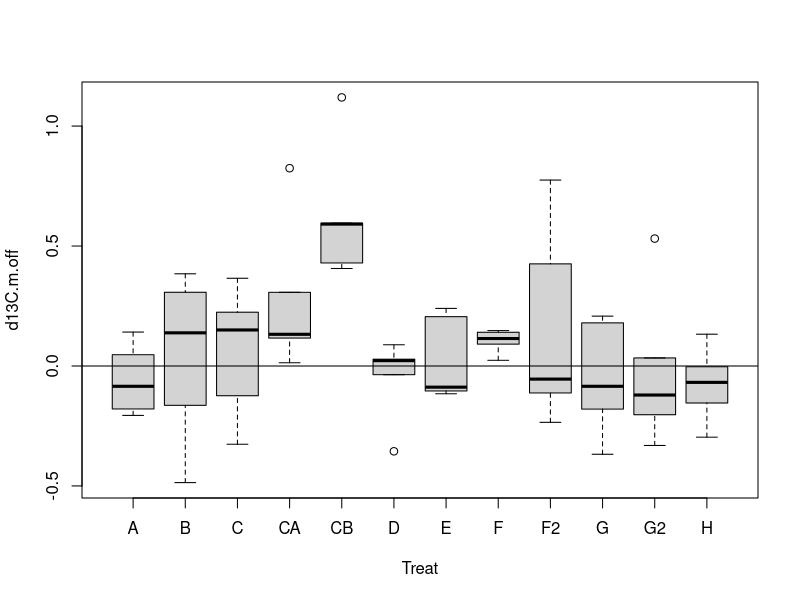
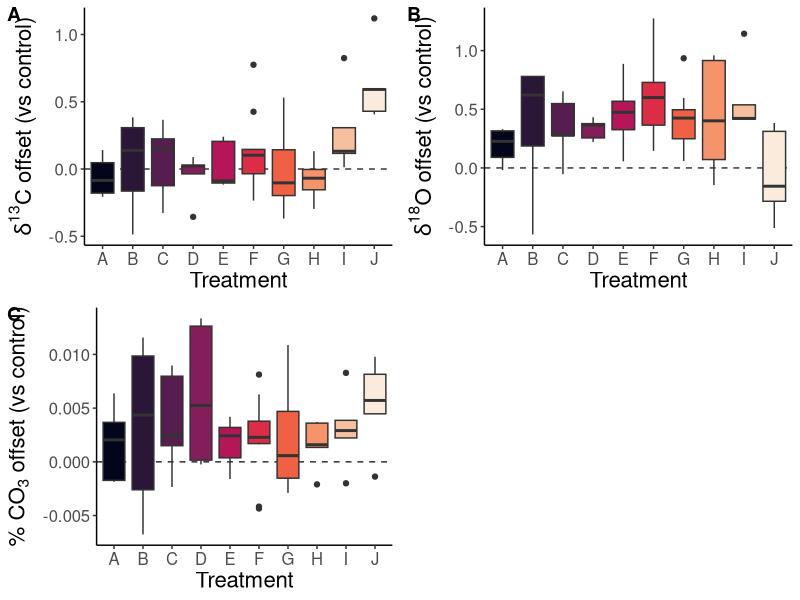
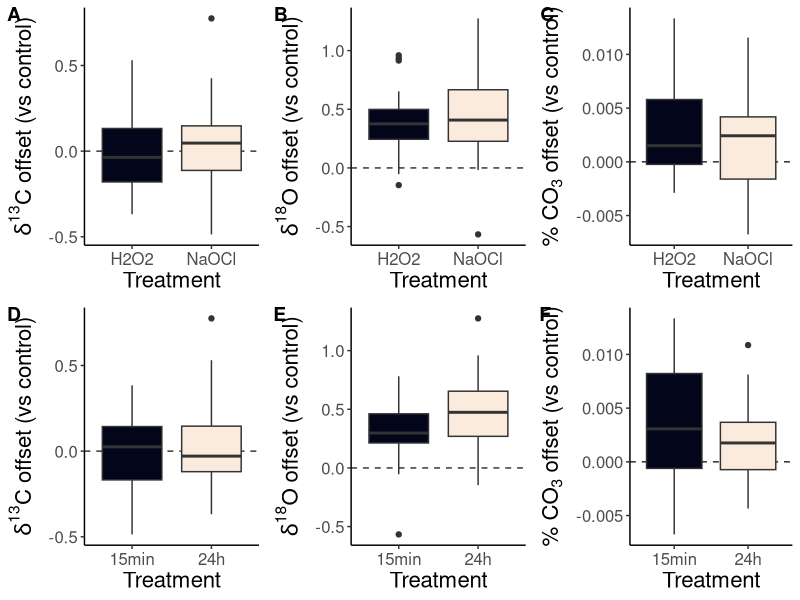
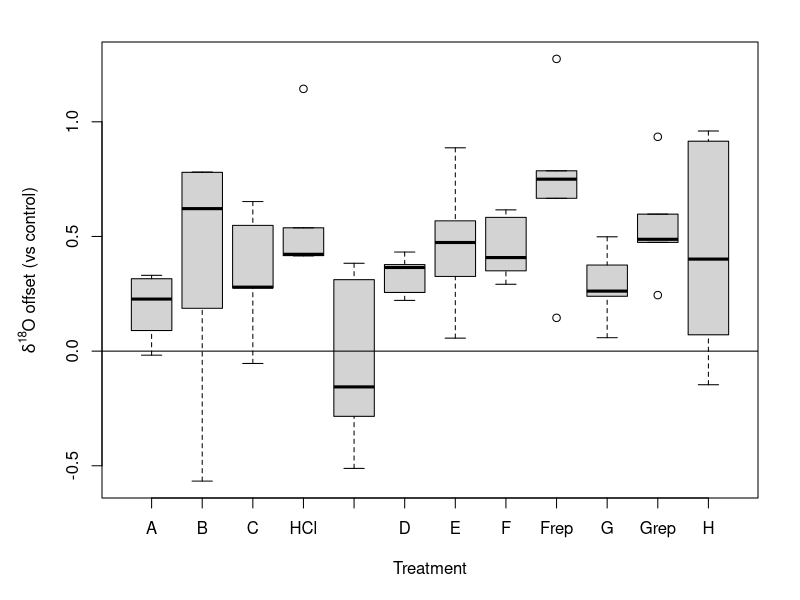

Recreate these plots in R, in order.
#Note: this is the newest code for the pretreatment experiment. 
library(openxlsx); library(tidyverse); library(viridis); library(ggpubr)

d1 = read.xlsx("data/211104_21-244.xlsx", 1)
d2 = read.xlsx("data/211110_21-250.xlsx", 1)
d3 = read.xlsx("data/221104_22-279.xlsx", 1)

d1$Batch = rep(211104)
d2$Batch = rep(211110)
d3$Batch = rep(221104)

d = rbind(d1, d2, d3)
#GRAPE Chris: does the line below do anything right now?
d = d[!(d$Identifier_1 %in% c("CARRARA", "MARBLE", "LSVEC", "MAR", 
                              "COND - CARRARA", "COND - LSVEC")),]

d$Treat = d$Tooth = d$TT = character(nrow(d))

for(i in 1:nrow(d)){
  d$Tooth[i] = strsplit(d$Identifier_1[i], "-")[[1]][1]
  d$Treat[i] = strsplit(d$Identifier_1[i], "-")[[1]][2]
  if(d$Batch[i] == 221104 & d$Treat[i] %in% c("F", "G", "I")){
    d$Treat[i] = paste0(d$Treat[i], "2")
  }
  d$TT[i] = paste(d$Tooth[i], d$Treat[i], sep = "-")
}

#remove some outliers
d = d[d$Identifier_1 != "C4-D-3",]
d = d[d$Identifier_1 != "C5-A-3",]

TT = unique(d$TT)

samps = data.frame(TT, "d13C.m" = rep(0), "d13C.sd" = rep(0),
                   "d18O.m" = rep(0), "d18O.sd" = rep(0), "n" = rep(0), 
                   #here's where I'm riffing, to try to compare CO3 offset
                   "CO3.m" = rep(0)
                   )
samps$Tooth = d$Tooth[match(samps$TT, d$TT)]
samps$Treat = d$Treat[match(samps$TT, d$TT)]

#sample averages
for(i in 1:length(TT)){
  samps$d13C.m[i] = mean(d$d13C.cal[d$TT == TT[i]], na.rm = TRUE)
  samps$d13C.sd[i] = sd(d$d13C.cal[d$TT == TT[i]], na.rm = TRUE)
  samps$d18O.m[i] = mean(d$d18O.cal[d$TT == TT[i]], na.rm = TRUE)
  samps$d18O.sd[i] = sd(d$d18O.cal[d$TT == TT[i]], na.rm = TRUE)
  #can I copy what Gabe did to get percent CO3?
  samps$CO3.m[i] = mean(d$pCO3[d$TT == TT[i]], na.rm = TRUE)
  samps$n[i] = sum(d$TT == TT[i], na.rm = TRUE)
}

#offsets
samps$d18O.sd.off = samps$d13C.sd.off = samps$d18O.m.off = samps$d13C.m.off = samps$CO3.m.off = rep(0)

sid = unique(samps$Tooth)
for(i in sid){
  samps$d13C.m.off[samps$Tooth == i & nchar(samps$Treat) == 1] = 
    samps$d13C.m[samps$Tooth == i & nchar(samps$Treat) == 1] - 
    samps$d13C.m[samps$Tooth == i & samps$Treat == "I"]
  samps$d18O.m.off[samps$Tooth == i & nchar(samps$Treat) == 1] = 
    samps$d18O.m[samps$Tooth == i & nchar(samps$Treat) == 1] - 
    samps$d18O.m[samps$Tooth == i & samps$Treat == "I"]
  samps$d13C.sd.off[samps$Tooth == i & nchar(samps$Treat) == 1] = 
    samps$d13C.sd[samps$Tooth == i & nchar(samps$Treat) == 1] - 
    samps$d13C.sd[samps$Tooth == i & samps$Treat == "I"]
  samps$d18O.sd.off[samps$Tooth == i & nchar(samps$Treat) == 1] = 
    samps$d18O.sd[samps$Tooth == i & nchar(samps$Treat) == 1] - 
    samps$d18O.sd[samps$Tooth == i & samps$Treat == "I"]
  samps$d13C.m.off[samps$Tooth == i & nchar(samps$Treat) == 2] = 
    samps$d13C.m[samps$Tooth == i & nchar(samps$Treat) == 2] - 
    samps$d13C.m[samps$Tooth == i & samps$Treat == "I2"]
  samps$d18O.m.off[samps$Tooth == i & nchar(samps$Treat) == 2] = 
    samps$d18O.m[samps$Tooth == i & nchar(samps$Treat) == 2] - 
    samps$d18O.m[samps$Tooth == i & samps$Treat == "I2"]
  samps$d13C.sd.off[samps$Tooth == i & nchar(samps$Treat) == 2] = 
    samps$d13C.sd[samps$Tooth == i & nchar(samps$Treat) == 2] - 
    samps$d13C.sd[samps$Tooth == i & samps$Treat == "I2"]
  samps$d18O.sd.off[samps$Tooth == i & nchar(samps$Treat) == 2] = 
    samps$d18O.sd[samps$Tooth == i & nchar(samps$Treat) == 2] - 
    samps$d18O.sd[samps$Tooth == i & samps$Treat == "I2"]
  #where I keep faking it til I make it
  samps$CO3.m.off[samps$Tooth == i & nchar(samps$Treat) == 1] = 
    samps$CO3.m[samps$Tooth == i & nchar(samps$Treat) == 1] - 
    samps$CO3.m[samps$Tooth == i & samps$Treat == "I"]  
  samps$CO3.m.off[samps$Tooth == i & nchar(samps$Treat) == 2] = 
    samps$CO3.m[samps$Tooth == i & nchar(samps$Treat) == 2] - 
    samps$CO3.m[samps$Tooth == i & samps$Treat == "I2"]  
}

samps.treats = samps[!(samps$Treat %in% c("I", "I2")),]

boxplot(d13C.m.off ~ Treat, samps.treats)
abline(0, 0)
png("~/d18O_oxy.png", width = 9, height = 5.5, units = "in", res = 600)
par("mar" = c(5.1, 5.1, 2.1, 2.1))
boxplot(d18O.m.off ~ Treat, samps.treats, xlab = "Treatment", 
        ylab = expression(delta^"18"*"O offset (vs control)"),
        names = c("A", "B", "C", "HCl", "NaOCl", "D", "E", "F", "Frep",
                  "G", "Grep", "H"))
abline(0, 0)
dev.off()


# Combining repeat measures? ----------------------------------------------
#can I just combine G and Grep, F and Frep and still sleep at night?
t.test(subset(samps.treats, Treat == "F")$d18O.m, subset(samps.treats, Treat == "F2")$d18O.m)
#F not statistically significant
t.test(subset(samps.treats, Treat == "G")$d18O.m, subset(samps.treats, Treat == "G2")$d18O.m)
#G not statistically significant

#I'm doing it I'm combining them. 
# WARNING: while the control was labeled "I" in the original dataset, 
# I'm labeling "No oxidative treatment, buffered acetic acid 15 min" as "I" to continue the lettering scheme

df <- samps.treats 
df$Treat <- recode(df$Treat, G2 = "G", F2 = "F", CA = "I", CB = "J")

# Tidyverse 4 lyfe
O <- ggplot() + 
  geom_hline(yintercept = 0, color = 'grey20', linetype = 2) +
  geom_boxplot(data = df, aes(x = Treat, y = d18O.m.off, fill = Treat)) + 
  theme_classic() +
  scale_fill_viridis(option = "rocket", discrete = T) +
  theme(legend.position = "none", 
        axis.text.x = element_text(size = 12),
        axis.text.y = element_text(size = 12),
        axis.title = element_text(size = 16), ) +
  labs(x = "Treatment", 
       y = expression(delta^"18"*"O offset (vs control)"))

C <- ggplot() + 
  geom_hline(yintercept = 0, color = 'grey20', linetype = 2) +
  geom_boxplot(data = df, aes(x = Treat, y = d13C.m.off, fill = Treat)) + 
  theme_classic() +
  scale_fill_viridis(option = "rocket", discrete = T) +
  theme(legend.position = "none", 
        axis.text.x = element_text(size = 12),
        axis.text.y = element_text(size = 12),
        axis.title = element_text(size = 16), ) +
  labs(x = "Treatment", 
       y = expression(delta^"13"*"C offset (vs control)"))

CO3 <- ggplot() + 
  geom_hline(yintercept = 0, color = 'grey20', linetype = 2) +
  geom_boxplot(data = df, aes(x = Treat, y = CO3.m.off, fill = Treat)) + 
  theme_classic() +
  scale_fill_viridis(option = "rocket", discrete = T) +
  theme(legend.position = "none", 
        axis.text.x = element_text(size = 12),
        axis.text.y = element_text(size = 12),
        axis.title = element_text(size = 16), ) +
  labs(x = "Treatment", 
       y = expression("% CO"[3]*" offset (vs control)"))

ggarrange(C, O, CO3, 
          labels = c("A", "B", "C"),
          ncol = 2, nrow = 2)


# Some exploratory stats --------------------------------------------------

# is there a difference between NaOCl and H2O2, regardless of time?
df <- df %>% mutate(Group =
                     case_when(Treat == "A" | Treat == "B" | Treat == "E" | Treat == "F" ~ "NaOCl", 
                               Treat == "C" | Treat == "D" | Treat == "G" | Treat == "H" ~ "H2O2" 
                               )
              )

t.test(df$d13C.m.off ~ df$Group)
t.test(df$d18O.m.off ~ df$Group)
t.test(df$CO3.m.off ~ df$Group)

#nope, no differences there

# is there a difference between time of exposure to the oxidative treatment (15m versus 24h), regardless of solution used?
df <- df %>% mutate(Time =
                      case_when(Treat == "A" | Treat == "B" | Treat == "C" | Treat == "D" ~ "15min", 
                                Treat == "E" | Treat == "F" | Treat == "G" | Treat == "H" ~ "24h")
)

t.test(df$d13C.m.off ~ df$Time)
t.test(df$d18O.m.off ~ df$Time)
t.test(df$CO3.m.off ~ df$Time)
# ALMOST significant in terms of changing oxygen values (unsurprising?) but not quite. 
# 24 hours saw mean values of 0.48 offset, compared to 0.31 mean for 15 min group.

# UGHHHHHH let's do concentrations too just because although I can't imagine
df <- df %>% mutate(Conc =
                      case_when(Treat == "A" | Treat == "C" | Treat == "E" | Treat == "G" ~ "Low", 
                                Treat == "B" | Treat == "D" | Treat == "F" | Treat == "H" ~ "High" 
                      )
)

t.test(df$d13C.m.off ~ df$Conc)
t.test(df$d18O.m.off ~ df$Conc)
t.test(df$CO3.m.off ~ df$Conc)

OGroup <- ggplot() + 
  geom_hline(yintercept = 0, color = 'grey20', linetype = 2) +
  geom_boxplot(data = subset(df, !is.na(Group)), aes(x = Group, y = d18O.m.off, fill = Group)) + 
  theme_classic() +
  scale_fill_viridis(option = "rocket", discrete = T) +
  theme(legend.position = "none", 
        axis.text.x = element_text(size = 12),
        axis.text.y = element_text(size = 12),
        axis.title = element_text(size = 16), ) +
  labs(x = "Treatment", 
       y = expression(delta^"18"*"O offset (vs control)"))

CGroup <- ggplot() + 
  geom_hline(yintercept = 0, color = 'grey20', linetype = 2) +
  geom_boxplot(data = subset(df, !is.na(Group)), aes(x = Group, y = d13C.m.off, fill = Group)) + 
  theme_classic() +
  scale_fill_viridis(option = "rocket", discrete = T) +
  theme(legend.position = "none", 
        axis.text.x = element_text(size = 12),
        axis.text.y = element_text(size = 12),
        axis.title = element_text(size = 16), ) +
  labs(x = "Treatment", 
       y = expression(delta^"13"*"C offset (vs control)"))

CO3Group <- ggplot() + 
  geom_hline(yintercept = 0, color = 'grey20', linetype = 2) +
  geom_boxplot(data = subset(df, !is.na(Group)), aes(x = Group, y = CO3.m.off, fill = Group)) + 
  theme_classic() +
  scale_fill_viridis(option = "rocket", discrete = T) +
  theme(legend.position = "none", 
        axis.text.x = element_text(size = 12),
        axis.text.y = element_text(size = 12),
        axis.title = element_text(size = 16), ) +
  labs(x = "Treatment", 
       y = expression("% CO"[3]*" offset (vs control)"))

OTime <- ggplot() + 
  geom_hline(yintercept = 0, color = 'grey20', linetype = 2) +
  geom_boxplot(data = subset(df, !is.na(Time)), aes(x = Time, y = d18O.m.off, fill = Time)) + 
  theme_classic() +
  scale_fill_viridis(option = "rocket", discrete = T) +
  theme(legend.position = "none", 
        axis.text.x = element_text(size = 12),
        axis.text.y = element_text(size = 12),
        axis.title = element_text(size = 16), ) +
  labs(x = "Treatment", 
       y = expression(delta^"18"*"O offset (vs control)"))

CTime <- ggplot() + 
  geom_hline(yintercept = 0, color = 'grey20', linetype = 2) +
  geom_boxplot(data = subset(df, !is.na(Time)), aes(x = Time, y = d13C.m.off, fill = Time)) + 
  theme_classic() +
  scale_fill_viridis(option = "rocket", discrete = T) +
  theme(legend.position = "none", 
        axis.text.x = element_text(size = 12),
        axis.text.y = element_text(size = 12),
        axis.title = element_text(size = 16), ) +
  labs(x = "Treatment", 
       y = expression(delta^"13"*"C offset (vs control)"))

CO3Time <- ggplot() + 
  geom_hline(yintercept = 0, color = 'grey20', linetype = 2) +
  geom_boxplot(data = subset(df, !is.na(Time)), aes(x = Time, y = CO3.m.off, fill = Time)) + 
  theme_classic() +
  scale_fill_viridis(option = "rocket", discrete = T) +
  theme(legend.position = "none", 
        axis.text.x = element_text(size = 12),
        axis.text.y = element_text(size = 12),
        axis.title = element_text(size = 16), ) +
  labs(x = "Treatment", 
       y = expression("% CO"[3]*" offset (vs control)"))

ggarrange(CGroup, OGroup, CO3Group, CTime, OTime, CO3Time, 
          labels = c("A", "B", "C", "D", "E", "F"),
          ncol = 3, nrow = 2)





# do we need to go back and compare these values to the control, rather than setting everything as offset relative to control? 
# with this analysis run in two batches, comparing base values might not be appropriate actually. 

# What's the mean + SD of offsets for treatments A-H
mean(subset(df, Treat != "I" & Treat != "J")$d13C.m.off)
sd(subset(df, Treat != "I" & Treat != "J")$d13C.m.off)

mean(subset(df, Treat != "I" & Treat != "J")$d18O.m.off)
sd(subset(df, Treat != "I" & Treat != "J")$d18O.m.off)

mean(df$CO3.m.off)
sd(df$CO3.m.off)
